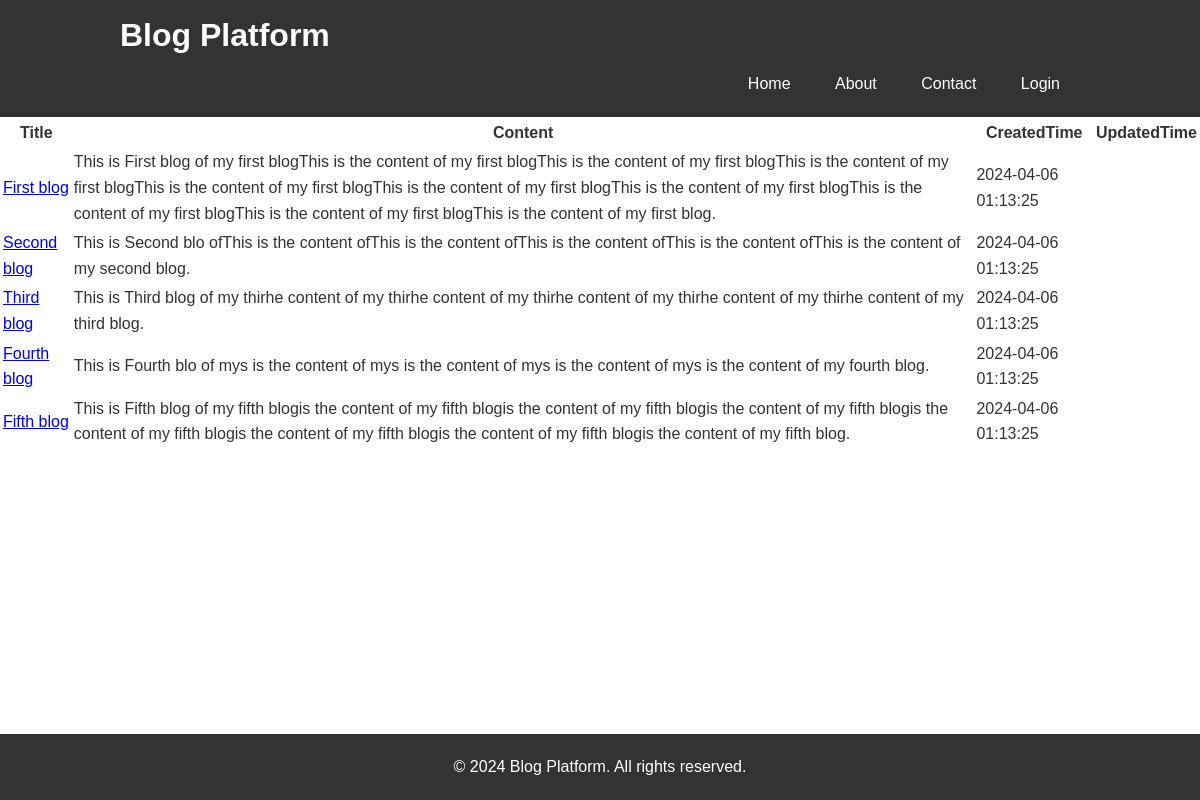
Page /home.php on the earlier database version.
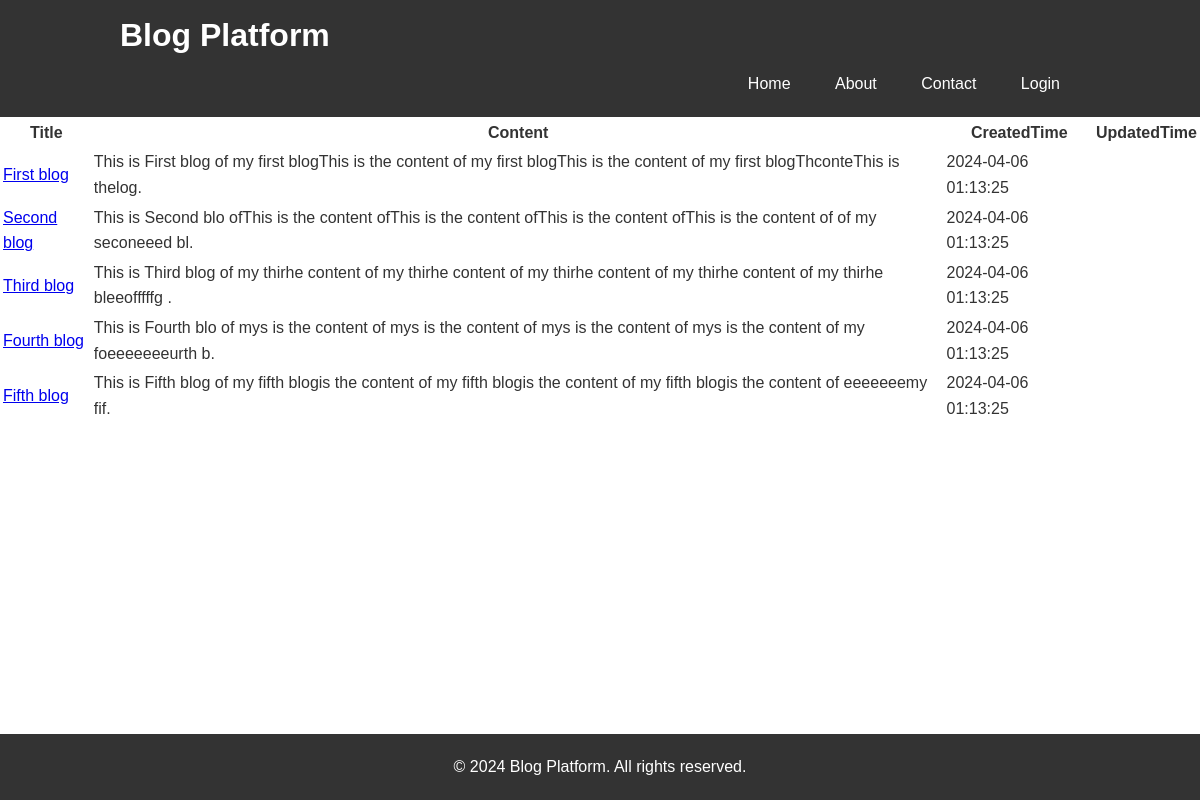
Same page on the later database version.
### tables this page shows
CREATE TABLE Blogs (
                       blogID INT AUTO_INCREMENT PRIMARY KEY,
                       userID INT,
                       title VARCHAR(255) ,
                       content TEXT ,
                       imageUrl VARCHAR(255) ,
                       createdTime DATETIME DEFAULT CURRENT_TIMESTAMP,
                       updatedTime DATETIME ON UPDATE CURRENT_TIMESTAMP
);

### dao/abstractDAO.php (called while the page is built, shortened)
<?php
class abstractDAO {
    protected static $DB_HOST = "127.0.0.1";
    protected static $DB_USERNAME = "cst8285";
    protected static $DB_PASSWORD = "password";
    protected static $DB_DATABASE = "cst8285";
    function __construct() {
        try{
            $this->mysqli = new mysqli(self::$DB_HOST, self::$DB_USERNAME,
                self::$DB_PASSWORD, self::$DB_DATABASE,3308);
        }catch(mysqli_sql_exception $e){
            throw $e;
        }
    }
}
?>

### dao/blogDAO.php (called while the page is built, shortened)
<?php
require_once('abstractDAO.php');
require_once('./model/blog.php');
class blogDAO extends abstractDAO{
    public function getBlogs(){
        $result = $this->mysqli->query('SELECT b.blogID, b.title, b.content, b.imageUrl, b.createdTime, b.updatedTime FROM Blogs b');
        $arrBlog = Array();
        if($result->num_rows >= 1){
            while($row = $result->fetch_assoc()){
                $blog = new blog($row['blogID'], $row['title'], $row['content'], $row['imageUrl'], $row['createdTime'], $row['updatedTime']);
                $arrBlog[] = $blog;
            }
            return $arrBlog;
        }
        return false;
    }
}

### model/blog.php (called while the page is built, shortened)
<?php
class blog
{
    private $blogID;
    private $title;
    private $content;
    private $createdTime;
    public function __construct($blogID, $title, $content, $imageUrl, $createdTime, $updatedTime)
    {
        if ($blogID !== null) {
            $this->blogID = $blogID;
        }
        $this->title = $title;
        $this->content = $content;
        $this->createdTime = $createdTime;
    }
    public function getBlogID()
    {
        return $this->blogID;
    }
    public function getTitle()
    {
        return $this->title;
    }
    public function getContent()
    {
        return $this->content;
    }
    public function getCreatedTime()
    {
        return $this->createdTime;
    }
}
?>

### home.php (the view, shortened to what this page needs)
<?php require_once('./dao/blogDAO.php'); ?>
<!DOCTYPE html>
<html>
<head>
    <link rel="stylesheet" href="styles/style.css">
</head>
<body>
<?php
include "header.php"
?>
<?php
try{
$blogDAO = new blogDAO();
?>
<form name="addBlog" method="post" action="index.php">
    <?php
    $blogs = $blogDAO->getBlogs();
    if($blogs){
        echo '<table class="form_showblog">';
        echo '<tr><th>Title</th><th>Content</th><th>CreatedTime</th><th>UpdatedTime</th></tr>';
        foreach($blogs as $postBlg){
            echo '<tr>';
            echo '<td><a href=\'edit_blog.php?blogID='. $postBlg->getBlogId() . '\'>' . $postBlg->getTitle() . '</a></td>';
            echo '<td>' . $postBlg->getContent() . '</td>';
            echo '<td>' . $postBlg->getCreatedTime() . '</td>';
            echo '<td>' . $postBlg->getUpdatedTime() . '</td>';
            echo '</tr>';
        }
    }
    }catch(Exception $e){
        echo '<h3>Error on page.</h3>';
        echo '<p>' . $e->getMessage() . '</p>';
    }
    ?>
</form>
<?php
include "footer.php"
?>
</body>
</html>

### header.php (shortened to what this page needs)
<!DOCTYPE html>
<html lang="en">
<head>
    <link rel="stylesheet" href="styles/style.css">
</head>
<body>
<header class="blog-header">
    <div class="container">
        <h1>Blog Platform</h1>
        <nav class="blog-nav">
            <a href="home.php">Home</a>
            <a href="showblog.php">About</a>
            <a href="contact.php">Contact</a>
            <a href="login.php">Login</a>
        </nav>
    </div>
</header>

### footer.php
<footer class="blog-footer">
    <div class="container">
        <span>&copy; 2024 Blog Platform. All rights reserved.</span>
    </div>
</footer>
</body>
</html>

### styles/style.css (style rules this page uses)
body, h1, h2, h3, p { margin: 0; padding: 0; }
body { font-family: Arial, sans-serif; line-height: 1.6; color: #333; padding-bottom: 100px; }
.blog-header { background-color: #333; color: #fff; padding: 10px 0; }
.container { width: 80%; margin: auto; overflow: hidden; }
.blog-nav { float: right; }
.blog-nav a { color: #fff; text-decoration: none; padding: 10px 20px; display: inline-block; }
.blog-footer { background-color: #333; color: #fff; text-align: center; padding: 20px 0; position: fixed; left: 0; bottom: 0; width: 100%; }
.blog-footer .container { padding: 0 20px; }
header, footer { background-color: burlywood; padding: 5px 5px; color: rgb(16, 16, 107); }
.form_showblog { border: lightgreen; }

Differences in the rows shown:
changed blogs "First blog": content "…content of my first blogThis is the content of my first blogThis is the content of my first blogThis is the content of my first blogThis is the content of my first blogThis is the content of my first blogThis is the content of my first blogThis is the content of my first blog." → "This is First blog of my first blogThis is the content of my first blogThis is the content of my first blogThconteThis is thelog."
changed blogs "Second blog": content "This is Second blo ofThis is the content ofThis is the content ofThis is the content ofThis is the content ofThis is the content of my second blog." → "This is Second blo ofThis is the content ofThis is the content ofThis is the content ofThis is the content of of my seconeeed bl."
changed blogs "Third blog": content "This is Third blog of my thirhe content of my thirhe content of my thirhe content of my thirhe content of my thirhe content of my third blog." → "This is Third blog of my thirhe content of my thirhe content of my thirhe content of my thirhe content of my thirhe bleeofffffg ."
changed blogs "Fourth blog": content "This is Fourth blo of mys is the content of mys is the content of mys is the content of mys is the content of my fourth blog." → "This is Fourth blo of mys is the content of mys is the content of mys is the content of mys is the content of my foeeeeeeeurth b."
changed blogs "Fifth blog": content "…blogis the content of my fifth blogis the content of my fifth blogis the content of my fifth blogis the content of my fifth blogis the content of my fifth blog." → "This is Fifth blog of my fifth blogis the content of my fifth blogis the content of my fifth blogis the content of eeeeeeemy fif."
